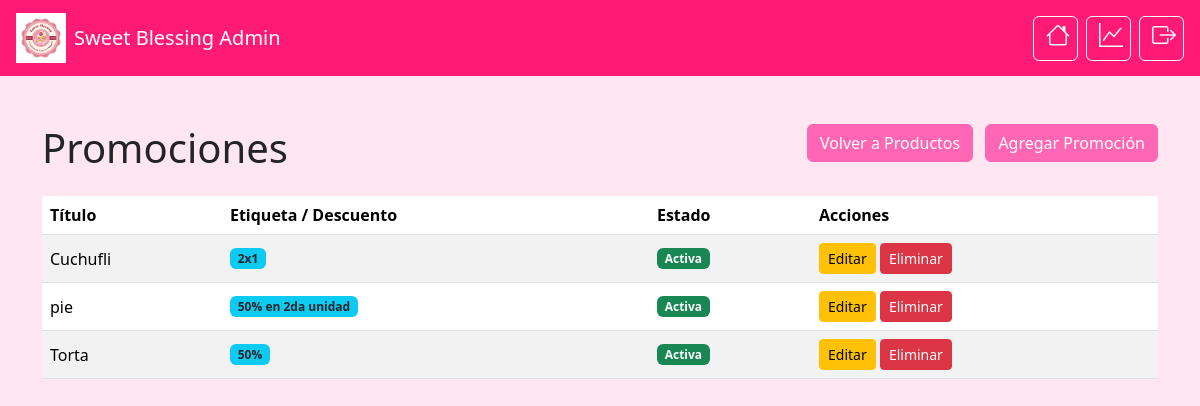
/panel/promociones/ (signed in), run on the app's committed database.
### adminpanel/models.py (models this page shows, shortened)
class Promocion(models.Model):
    TIPO_CHOICES = [
        ('2x1', '2x1'),
        ('porcentaje', 'Descuento porcentaje'),
        ('segunda_unidad', 'Descuento en segunda unidad'),
    ]
    CATEGORIAS_OBJETIVO = [
        ('', 'Solo este producto'),
        ('vitrina', 'Repostería de vitrina'),
        ('postres', 'Postres'),
        ('tortas', 'Tortas'),
        ('all', 'Todas las categorías'),
    ]
    ENLACE_CATEGORIA_CHOICES = [
        ('', 'Sin categoria'),
        ('vitrina', 'Repostería de vitrina'),
        ('postres', 'Postres'),
        ('tortas', 'Tortas'),
    ]
    titulo = models.CharField(max_length=100)
    etiqueta = models.CharField(
        max_length=50,
        blank=True,
        null=True,
        default='',
        help_text="Texto corto que se muestra como badge (ej: '2x1', '-30%'). Opcional."
    )
    descripcion = models.TextField(
        blank=True,
        null=True,
        default='',
        help_text="Descripción visible para el cliente. Opcional."
    )
    imagen = models.ImageField(
        upload_to='promos/',
        blank=True,
        null=True,
        help_text="Imagen opcional para la tarjeta de promoción."
    )
    tipo = models.CharField(
        max_length=20,
        choices=TIPO_CHOICES,
        help_text="Tipo de promoción (2x1, porcentaje, segunda unidad)."
    )
    porcentaje = models.PositiveIntegerField(
        blank=True,
        null=True,
        help_text="Solo para tipo 'porcentaje'. Ej: 20 para 20%."
    )
    porcentaje_segunda_unidad = models.PositiveIntegerField(
        blank=True,
        null=True,
        help_text="Solo para tipo 'segunda_unidad'. Ej: 50 para 50% en la segunda unidad."
    )
    producto = models.ForeignKey(
        'Producto',
        on_delete=models.CASCADE,
        blank=True,
        null=True,
        help_text="Producto específico al que se aplica la promo. Déjalo vacío si usarás una categoría."
    )
    categoria_objetivo = models.CharField(
        max_length=20,
        choices=CATEGORIAS_OBJETIVO,
        blank=True,
        default='',
        help_text="Si eliges una categoría, la promo se aplica a TODOS los productos de esa categoría."
    )
    enlace_categoria = models.CharField(
        max_length=20,
        choices=ENLACE_CATEGORIA_CHOICES,
        blank=True,
        default='',
        help_text="Categoría a la que apuntará el botón en la web. Opcional."
    )
    activo_desde = models.DateField(
        blank=True,
        null=True,
        help_text="Fecha desde la que la promo está activa. Opcional."
    )
    activo_hasta = models.DateField(
        blank=True,
        null=True,
        help_text="Fecha hasta la que la promo está activa. Opcional."
    )
    hasta_agotar_stock = models.BooleanField(
        default=False,
        help_text="Si se marca, la promo se desactiva cuando el producto se queda sin stock."
    )
    activa = models.BooleanField(
        default=True,
        help_text="Marca si la promo está activa."
    )
    vigencia = models.CharField(
        max_length=100,
        blank=True,
        null=True,
        default='',
        help_text="Texto informativo (ej: 'Hasta el 30/06 o hasta agotar stock'). Opcional."
    )

### adminpanel/views.py (the view)
# urls.py: path('promociones/', views.promociones, name='promociones'),
@staff_member_required
def promociones(request):
    if request.method == 'POST':
        form = PromocionForm(request.POST, request.FILES)
        if form.is_valid():
            form.save()
            messages.success(request, '¡Promoción creada con éxito!')
            return redirect('adminpanel:promociones')
        else:
             messages.error(request, 'Error al crear la promoción. Revisa los datos.')
    else:
        form = PromocionForm()
    promociones_bd = Promocion.objects.all()
    ctx = {
        'promociones': promociones_bd,
        'form': form
    }
    return render(request, 'adminpanel/promociones.html', ctx)

### adminpanel/models.py (called while the page is built)
    def __str__(self):
        return self.nombre

### adminpanel/templates/adminpanel/promociones.html (shortened to what this page needs)
{% load static %}
<link rel="stylesheet" href="{% static 'tienda/css/estilo_unificado.css' %}">
<!DOCTYPE html>
<html lang="es">
<head>
    <link href="https://cdn.jsdelivr.net/npm/bootstrap@5.3.3/dist/css/bootstrap.min.css" rel="stylesheet">
    <link href="https://cdn.jsdelivr.net/npm/bootstrap-icons/font/bootstrap-icons.css" rel="stylesheet">
</head>
<body>
<head>
    <link href="https://cdn.jsdelivr.net/npm/bootstrap@5.3.3/dist/css/bootstrap.min.css" rel="stylesheet">
    <link href="https://cdn.jsdelivr.net/npm/bootstrap-icons/font/bootstrap-icons.css" rel="stylesheet">
</head>
<body>
<nav class="navbar navbar-expand-lg navbar-dark px-3">
    <a class="navbar-brand d-flex align-items-center" href="{% url 'adminpanel:panel_home' %}">
        <img src="{% static 'adminpanel/images/logo.png' %}" alt="Logo Pastelería" width="50" height="50" class="me-2">
        Sweet Blessing Admin
    </a>
    <div class="ms-auto d-flex">
        <a href="{% url 'adminpanel:panel_home' %}" class="btn btn-outline-light me-2" title="Inicio del panel">
            <i class="bi bi-house"></i>
        </a>
        <a href="{% url 'adminpanel:dashboard' %}" class="btn btn-outline-light me-2" title="Dashboard">
            <i class="bi bi-graph-up"></i>
        </a>
        <a href="{% url 'tienda:salir' %}" class="btn btn-outline-light" style="font-size: 1.5rem;" title="Cerrar sesión">
            <i class="bi bi-box-arrow-right"></i>
        </a>
    </div>
</nav>
<div class="container mt-5">
    <div class="d-flex justify-content-between mb-3">
        <h1>Promociones</h1>
        <div>
            <a href="{% url 'adminpanel:productos' %}" class="btn btn-primary me-2">Volver a Productos</a>
            <button class="btn btn-primary" data-bs-toggle="modal" data-bs-target="#agregarPromocionModal">Agregar Promoción</button>
        </div>
    </div>
    <table class="table table-striped align-middle">
        <thead>
            <tr>
                <th>Título</th>
                <th>Etiqueta / Descuento</th>
                <th>Estado</th>
                <th>Acciones</th>
            </tr>
        </thead>
        <tbody>
            {% for promo in promociones %}
            <tr>
                <td>{{ promo.titulo }}</td>
                <td><span class="badge bg-info text-dark">{{ promo.etiqueta }}</span></td>
                <td>
                    {% if promo.activa %}
                        <span class="badge bg-success">Activa</span>
                    {% else %}
                        <span class="badge bg-secondary">Inactiva</span>
                    {% endif %}
                </td>
                <td>
                    <a href="{% url 'adminpanel:editar_promocion' promo.pk %}" class="btn btn-warning btn-sm">Editar</a>
                    <button class="btn btn-danger btn-sm" data-bs-toggle="modal" data-bs-target="#eliminarPromocionModal{{ promo.pk }}">Eliminar</button>
                </td>
            </tr>
            {% empty %}
            <tr>
                <td colspan="4" class="text-center py-4">No hay promociones registradas.</td>
            </tr>
            {% endfor %}
        </tbody>
    </table>
</div>
</body>
</html>

### tienda/static/tienda/css/estilo_unificado.css (style rules this page uses)
body { background-color: #ffe6f0; font-family: 'Poppins', sans-serif; }
.navbar { background-color: #ff1a75 !important; }
.btn-primary { background-color: #ff66b3; border-color: #ff66b3; color: white; }
.btn-outline-light { font-size: 1.5rem; display: flex; align-items: center; justify-content: center; width: 45px; height: 45px; border-radius: 10px; transition: 0.2s ease; }

### adminpanel/templates/adminpanel/promociones.html (style rules this page uses)
body { background-color: #ffe6f0; }
.navbar { background-color: #ff1a75 !important; }
.btn-primary { background-color: #ff66b3; border-color: #ff66b3; color: white; }
.btn-warning { background-color: #ff66b3; border-color: #ff66b3; color: white; }
.btn-danger { background-color: #ff66b3; border-color: #ff66b3; color: white; }
.btn-outline-light { font-size: 1.5rem; }

### data on the page
Promocion: titulo "Cuchufli", etiqueta "2x1", activa "Activa"
Promocion: titulo "pie", etiqueta "50% en 2da unidad", activa "Activa"
Promocion: titulo "Torta", etiqueta "50%", activa "Activa"
